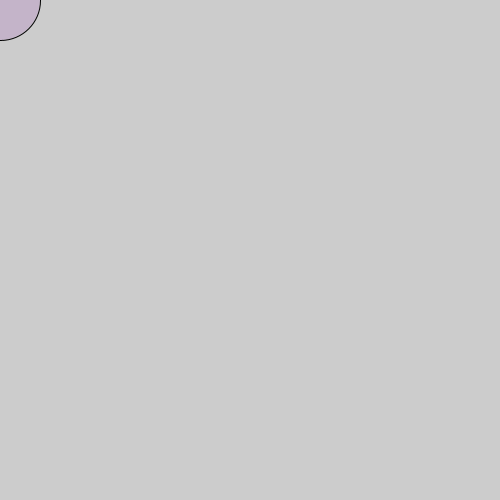
Frame 1 (no input)
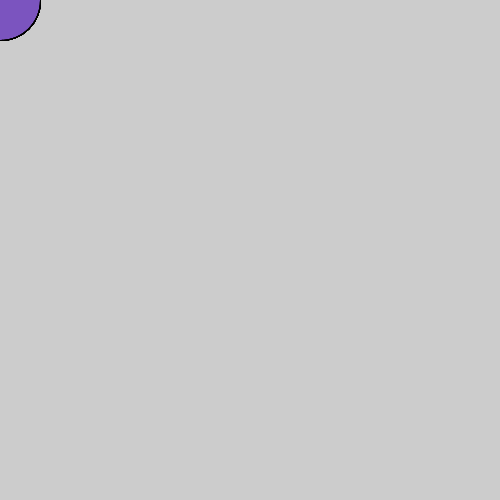
Frame 60 (the mouse pressed at the canvas centre just before this capture)
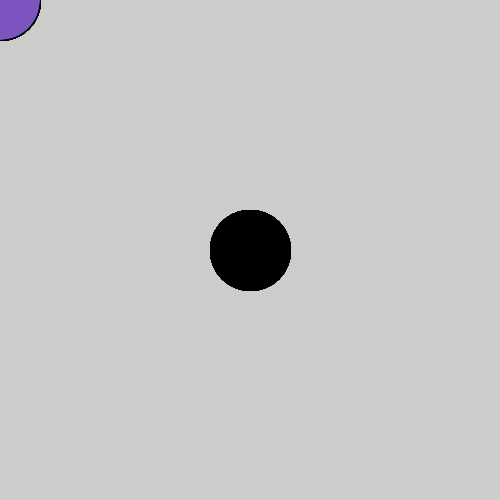
Frame 120 (the mouse held since frame 60 and released just before this capture)

The Processing sketch that drew these frames (run headless with seeded random() and noise(); from frame 60 on, the mouse is pressed at the canvas centre):

// Processing sketch: processing_133493
// ── processing_133493.pde

void setup() {
  size(500, 500);
}

void draw() {
  if (mousePressed) {
    fill(0);
  } else {
    fill(random(255),80,190,50);
  }
  ellipse(mouseX, mouseY, 80, 80);
}
